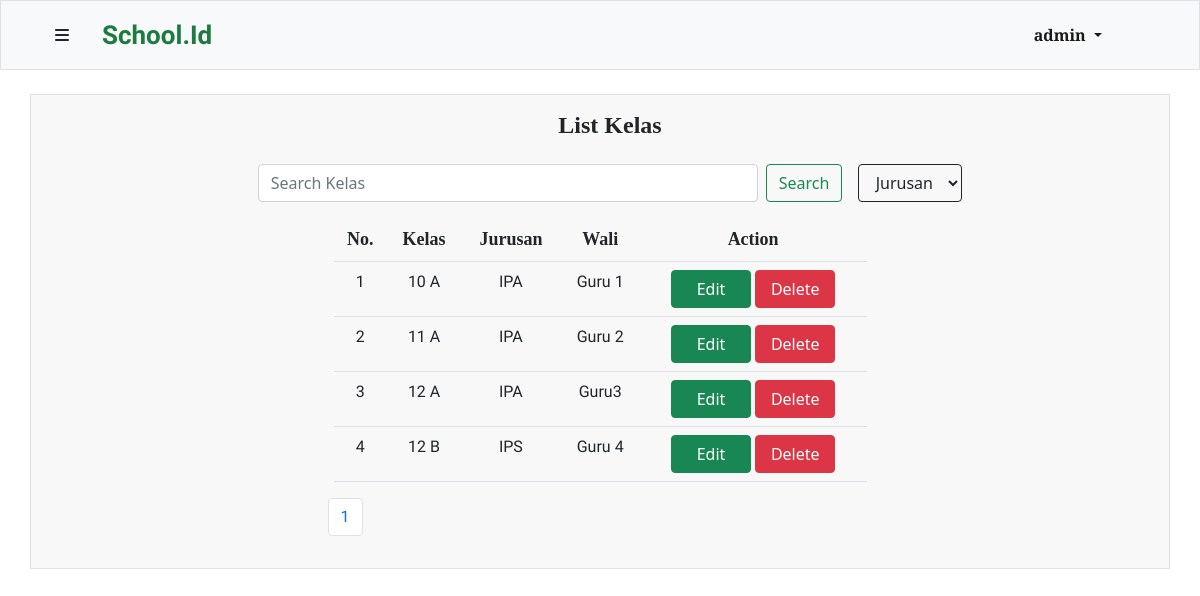
Page /php/class.php (signed in) on the earlier database version.
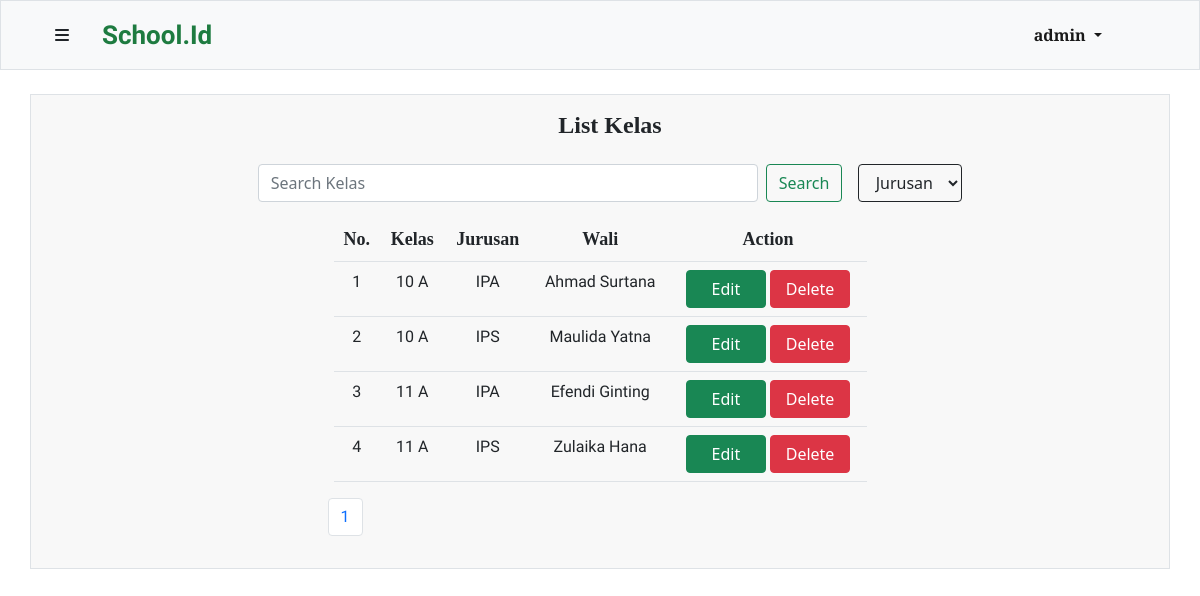
Same page on the later database version.
### tables this page shows
CREATE TABLE `kelas` (
  `id` int(10) UNSIGNED NOT NULL,
  `nama_kelas` varchar(12) NOT NULL,
  `jurusan` enum('IPA','IPS') DEFAULT NULL,
  `wali_kelas` int(10) UNSIGNED DEFAULT NULL
);

CREATE TABLE `guru` (
  `id` int(10) UNSIGNED NOT NULL,
  `nama_guru` varchar(200) NOT NULL,
  `NIG` char(9) NOT NULL,
  `mapel_id` int(10) UNSIGNED NOT NULL,
  `user_id` int(10) UNSIGNED NOT NULL
);

### php/function.php (called while the page is built, shortened)
<?php
$connection = mysqli_connect("localhost","root","","tubes");
function show($query) {
    global $connection;
    $box = [];
    $result = mysqli_query($connection, $query);
    while($row = mysqli_fetch_assoc($result)) {
        $box[] = $row;
    }
    return $box;
}
?>

### php/class.php (the view, shortened to what this page needs)
<?php
require 'function.php';
$totalData = count(show("SELECT * FROM kelas" )) ;
$dataPerhalaman = 5;
$jumlahHalaman = ceil($totalData/$dataPerhalaman);
if (isset($_GET["page"])) {
    $halamanAktif = $_GET["page"];
} else {
    $halamanAktif = 1;
}
$dataAwal = ($halamanAktif * $dataPerhalaman) - $dataPerhalaman;
$kelas = show ("SELECT kelas.id, kelas.nama_kelas, kelas.jurusan, guru.nama_guru FROM kelas JOIN guru ON kelas.wali_kelas = guru.id LIMIT $dataAwal, $dataPerhalaman") ;
$i = $dataAwal + 1;
?>
<!DOCTYPE html>
<html lang="en">
<head>
    <link href="https://cdn.jsdelivr.net/npm/bootstrap@5.1.3/dist/css/bootstrap.min.css" rel="stylesheet">
    <link rel="stylesheet" href="style/navbar.css">
    <link rel="stylesheet" href="style/template.css">
</head>
<body>
<?php include 'navbar.php' ?>
    <div class="container my-4 px-4 py-3 table-data border">
        <div class="table-title">
          <h4>List Kelas</h4>
        </div>
        <form class="d-flex search my-3 mx-auto"  method="POST">
          <input class="form-control me-2" type="search" placeholder="Search Kelas" aria-label="Search" name="keyword" autocomplete="off">
          <button class="btn btn-outline-success" name="find" type="submit">Search</button>
          <select class="btn ms-3 btn-outline-dark" name="filter" id="">
            <option value="">Jurusan</option>
          </select>
        </form>
        <div class="container-fluid mt-3">
          <table class="mx-auto table">
            <tr class="thead">
              <td class="table-header">No. </td>
              <td class="table-header">Kelas</td>
              <td class="table-header">Jurusan</td>
              <td class="table-header">Wali</td>
              <?php if(isset($_SESSION["admin"])) : ?>
                  <td class="table-header">Action</td>
              <?php elseif(isset($_SESSION["member"])) : ?>
                <?php if($_SESSION["member"] === "guru") : ?>
                  <td class="table-header">Action</td>
                <?php endif ; ?>
              <?php endif ; ?>
            </tr>
            <?php foreach($kelas as $kls) : ?>
                <tr class="tbody">
                    <td class="table-body"><?=$i?></td>
                    <td class="table-body"><?= $kls["nama_kelas"] ?></td>
                    <td class="table-body"><?= $kls["jurusan"]?></td>
                    <td class="table-body"><?= $kls["nama_guru"]?></td>
                      <?php if(isset($_SESSION["admin"])) : ?>
                          <td>
                            <a href="editclass.php?id=<?=$kls["id"]?>" class="btn btn-success">Edit</a>
                            <button type="button" class="btn btn-danger" data-bs-toggle="modal" data-bs-target="#delete<?=$kls["id"]?>">
                              Delete
                            </button>
                          </td>
                      <?php endif; ?>
                </tr>
            <?php $i++ ?>
            <?php endforeach ; ?>
          </table>
        </div>
        <?php include 'pagination.php' ?>
    </div>
</body>
</html>

### php/pagination.php (shortened to what this page needs)
<div class="my-3">
    <nav aria-label="Page navigation example" class="mx-auto new-pagination">
    <ul class="pagination">
        <?php for($j=1; $j <= $jumlahHalaman; $j++) : ?>
        <?php if($j == $halamanAktif) : ?>
                  <li class="page-item"><a class="page-link" href="?page=<?=$j?>"><?=$j?></a></li>
        <?php else : ?>
                  <li class="page-item"><a class="page-link text-dark" href="?page=<?=$j?>"><?=$j?></a></li>
        <?php endif ; ?>
        <?php endfor ; ?>
    </ul>
    </nav>
</div>

Differences in the rows shown:
removed kelas: nama_kelas "10 A", jurusan "IPA", wali_kelas.nama_guru "Guru 1"
removed kelas: nama_kelas "11 A", jurusan "IPA", wali_kelas.nama_guru "Guru 2"
removed kelas: nama_kelas "12 A", jurusan "IPA", wali_kelas.nama_guru "Guru3"
removed kelas: nama_kelas "12 B", jurusan "IPS", wali_kelas.nama_guru "Guru 4"
added kelas: nama_kelas "10 A", jurusan "IPA", wali_kelas.nama_guru "Ahmad Surtana"
added kelas: nama_kelas "10 A", jurusan "IPS", wali_kelas.nama_guru "Maulida Yatna"
added kelas: nama_kelas "11 A", jurusan "IPA", wali_kelas.nama_guru "Efendi Ginting"
added kelas: nama_kelas "11 A", jurusan "IPS", wali_kelas.nama_guru "Zulaika Hana"
